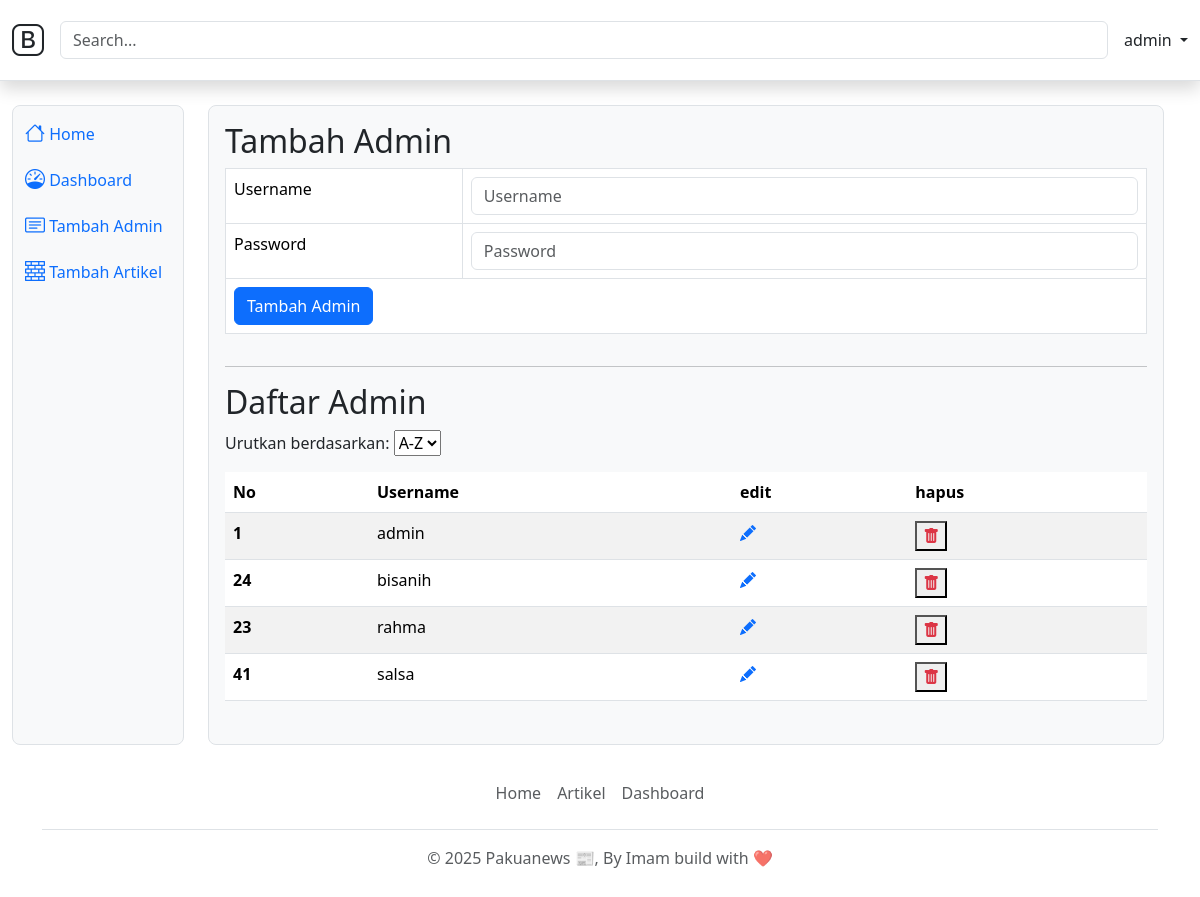
Screenshot of /tambahAdminDashboard.php (signed in) with the database file from the repository.
### tables this page shows
CREATE TABLE IF NOT EXISTS `users` (
  `id` int NOT NULL AUTO_INCREMENT,
  `username` varchar(50) NOT NULL,
  `password` varchar(50) NOT NULL,
  `tgl_daftar` datetime NOT NULL DEFAULT (now()),
  PRIMARY KEY (`id`),
  UNIQUE KEY `username` (`username`)
);

### layout/daftarAdmin.php (the view, shortened to what this page needs)
<h2>Daftar Admin</h2>
<form method="GET" action="" id="sortForm">
    <label>Urutkan berdasarkan:</label>
    <select name="sort" id="sort" onchange="document.getElementById('sortForm').submit()">
        <option value="ASC" <?= isset($_GET['sort']) && $_GET['sort'] == 'ASC' ? 'selected' : '' ?>>A-Z</option>
    </select>
</form>
<?php
include 'database/koneksi.php';
$sortOrder = isset($_GET['sort']) ? $_GET['sort'] : 'ASC';
$sql = "SELECT * FROM users ORDER BY username $sortOrder";
$result = $db->query($sql);
?>
<table class="table table-striped mt-3">
    <thead>
        <tr>
            <th scope="col">No</th>
            <th scope="col">Username</th>
            <th scope="col">edit</th>
            <th scope="col">hapus</th>
        </tr>
    </thead>
    <tbody>
        <?php
        while ($row = $result->fetch_assoc()) { ?>
            <tr>
                <th scope="row"><?= $row['id'] ?></th>
                <td><?= $row['username'] ?></td>
                <td><a href="updateAdminDashboard.php?id=<?= $row['id'] ?>"><i class="bi bi-pencil-fill me-2"></i></a></td>
                <td>
                    <form action="database/hapusAdmin.php" method="POST" class="d-inline">
                        <button><i class="bi bi-trash-fill text-danger"></i></button>
                    </form>
                </td>
            </tr>
        <?php }
        ?>
    </tbody>
</table>

### rows the page displays
users: id "1", username "admin"
users: id "24", username "bisanih"
users: id "23", username "rahma"
users: id "41", username "salsa"

### other values shown
$_SESSION["username"] "admin"
